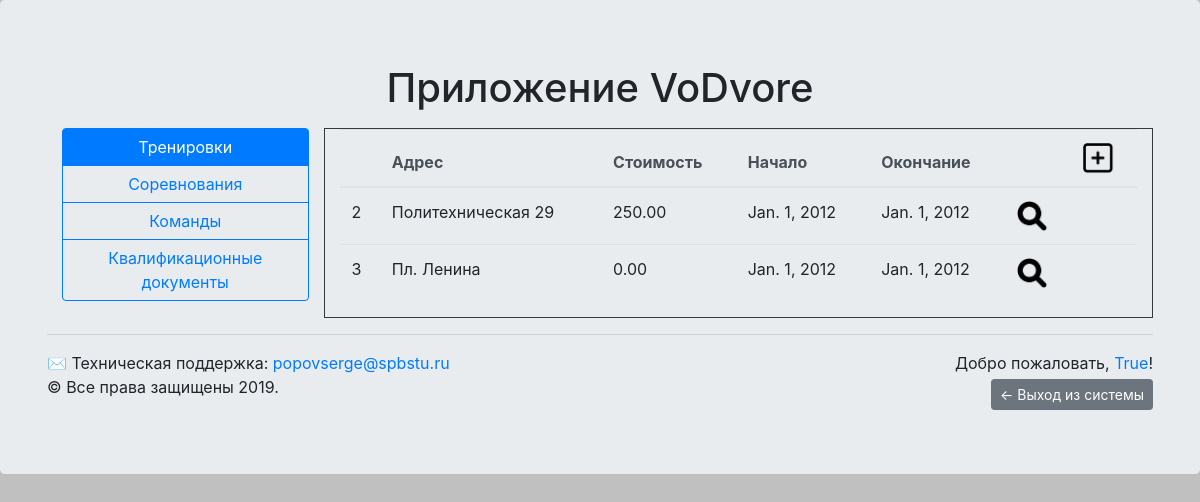
Page /trainingApp/ (signed in) on the committed database.
### mainApp/models.py (models this page shows)
class training(models.Model):
    creator = models.ForeignKey(user, null=True, on_delete=models.SET_NULL)
    team = models.ForeignKey(team, null=True, on_delete=models.SET_NULL)
    date_begin = models.DateField()
    date_end = models.DateField()
    place_address = models.CharField(max_length=255)
    cost = models.DecimalField(max_digits=13, decimal_places=2)

### mainApp/admin.py (the view)
    def wrapper(request):
        auth = False
        if 'Authenticated' in request.session:
            auth = request.session['Authenticated']
        if not auth:
            return redirect("login")
        return view_function(request)

### mainApp/admin.py (called while the page is built)
def login_required(view_function):
    def wrapper(request):
        auth = False
        if 'Authenticated' in request.session:
            auth = request.session['Authenticated']
        if not auth:
            return redirect("login")
        return view_function(request)
    return wrapper

### trainingApp/templates/trainingApp/trainingList.html (shortened to what this page needs)
{% extends "mainApp/tablewrapper.html" %}
{% block head %}
{% load static %}
{% endblock %}
{% block side_menu %}
    <div class="btn-group-vertical">
        <a href="/trainingApp" id="btn_training" class="btn btn-primary">
            Тренировки
        </a>
        <a href="/" id="btn_competition" class="btn btn-outline-primary">
            Соревнования
        </a>
        <a href="/" id="btn_teams" class="btn btn-outline-primary">
            Команды
        </a>
        <a href="/" id="btn_qualification_documents" class="btn btn-outline-primary">
            Квалификационные документы
        </a>
    </div>
{% endblock %}
{% block table_view %}
<table class="table">
    <thead class="thead-light">
        <tr>
            <th scope="col"></th>
            <th scope="col">Адрес</th>
            <th scope="col">Стоимость</th>
            <th scope="col">Начало</th>
            <th scope="col">Окончание</th>
            <th scope="col"></th>
            <th scope="col">
                {% if user_type == 1%}
                    <a href="#" onclick='add_training()'>
                        <img alt="plus" width="32" height="32" src="{% static 'image/plus.png' %}" />
                    </a>
                {% endif %}
            </th>
        </tr>
    </thead>
    {% for item in training_list_full %}
    <tr>
        <td scope="row">{{ item.id }}</td>
        <td>{{ item.place_address }}</td>
        <td>{{ item.cost }}</td>
        <td>{{ item.date_begin }}</td>
        <td>{{ item.date_end }}</td>
        <td>
            {% if item in training_list_individual or item in training_list_team%}
                <a href="#">
                    <img alt="magnifier" width="32" height="32" src="{% static 'image/magnifier.png' %}"
                        trid="{{ item.id }}"
                        trind="{% if item in training_list_individual %} true {% else %} false {% endif %}"
                        onclick='view_training(this.getAttribute("trid"), this.getAttribute("trind") )' />
                </a>
            {% endif %}
        </td>
        <td>
        </td>
    </tr>
    {% endfor %}
</table>
{% endblock %}

### rows in the picture
training: id "2", place_address "Политехническая 29", cost "250.00", date_begin "Jan. 1, 2012", date_end "Jan. 1, 2012"
training: id "3", place_address "Пл. Ленина", cost "0.00", date_begin "Jan. 1, 2012", date_end "Jan. 1, 2012"

### other values in the picture
{{ request.session.Login | safe }} "True"
